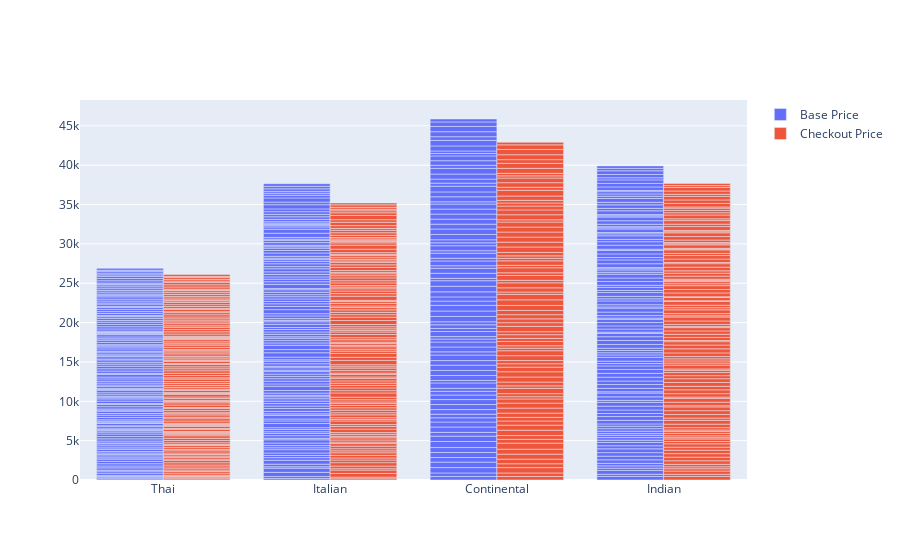

Here is the notebook cell this chart was saved with:
### Code cell
%matplotlib inline
import matplotlib.pyplot as plt
import pandas as pd
import random
import plotly.graph_objects as go
import plotly.express as px

dataframe = pd.DataFrame(pd.read_csv("../Datasets/Clean/cleaned_dataset_train.csv", skiprows=lambda i: i > 0 and random.random() > 0.001))

fig = go.Figure(data=[
    go.Bar(name = 'Base Price', x = dataframe.cuisine, y = dataframe.base_price),
    go.Bar(name ='Checkout Price', x = dataframe.cuisine, y = dataframe.checkout_price)
])
# Change the bar mode
fig.update_layout(barmode='group')
fig.show()

### Figure 1 — Plotly figure (JSON) as saved in the notebook; plotly's stock layout.template omitted (floating-point values rounded to 4 significant figures; data arrays with more than 128 entries replaced by an {"elided": "..."} marker saying what was removed)
{"data": [{"name": "Base Price", "type": "bar", "x": {"elided": "434 str values"}, "y": {"elided": "434 float values"}}, {"name": "Checkout Price", "type": "bar", "x": {"elided": "434 str values"}, "y": {"elided": "434 float values"}}], "layout": {"barmode": "group"}}
